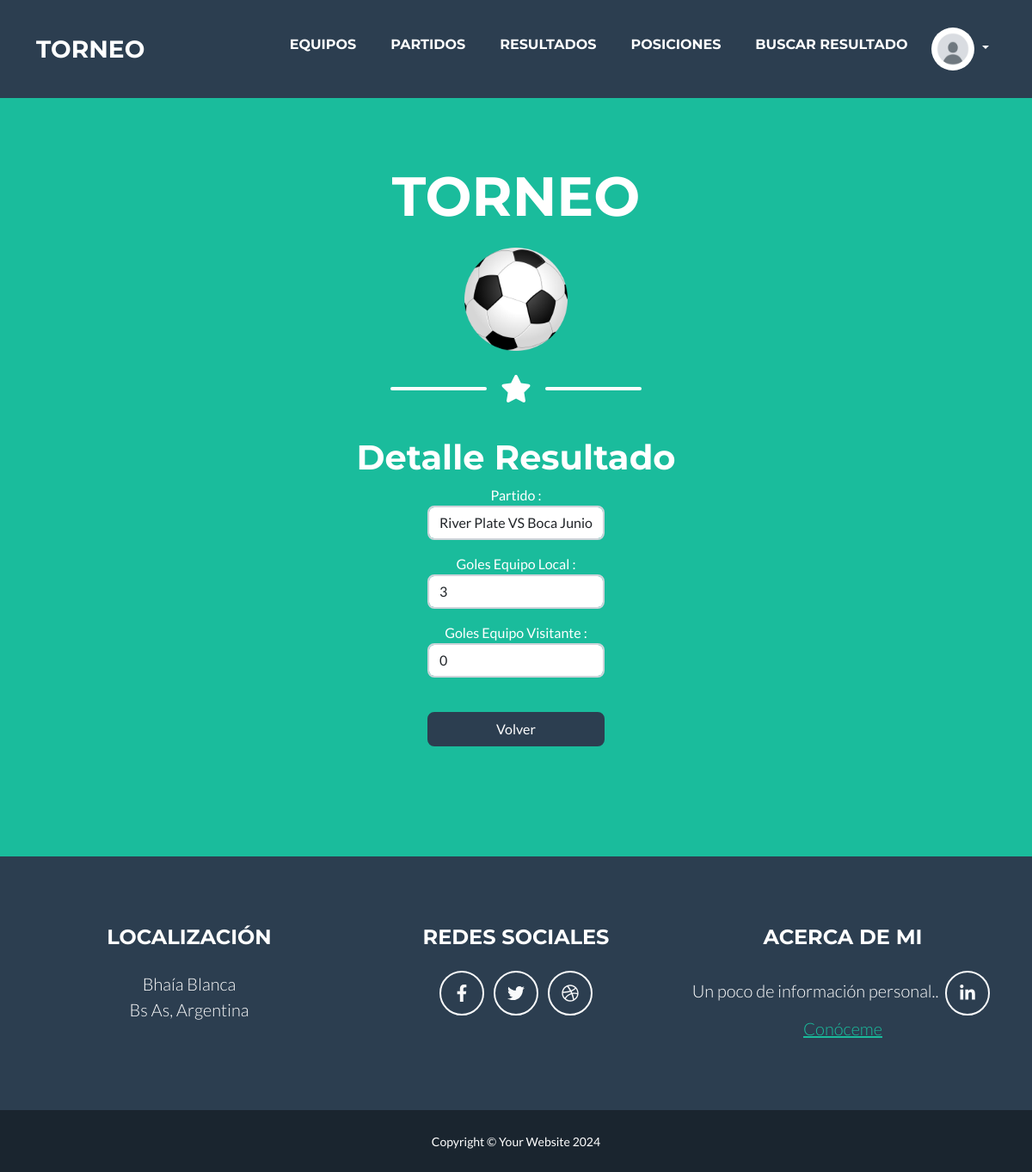
Before: /App/ver_resultado/1 with the older database file.
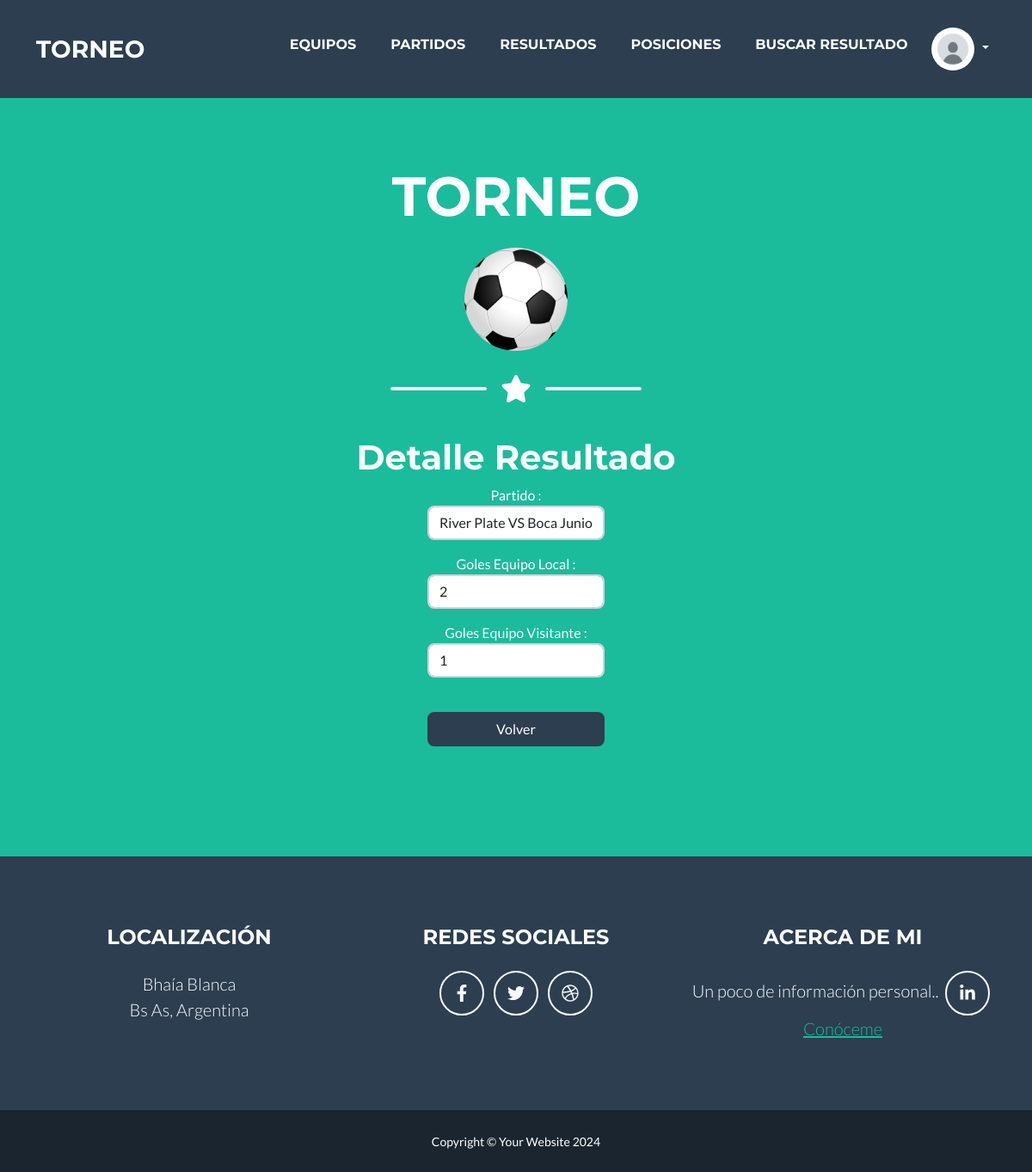
After: the same page with the newer database file.
### App/models.py (models this page shows, shortened)
class Resultados(models.Model):
    partido = models.ForeignKey(Partidos, on_delete=models.SET_NULL, null=True)
    equipo_local = models.IntegerField()
    equipo_visitante = models.IntegerField()

class Partidos(models.Model):
    equipo_local = models.ForeignKey(Equipos, name="equipo_local", on_delete=models.SET_NULL, null=True, related_name='equipo_local')
    equipo_visitante = models.ForeignKey(Equipos, name="equipo_visitante", on_delete=models.SET_NULL, null=True, related_name='equipo_visitante')
    fecha = models.DateField()
    hora = models.TimeField()
    def __str__(self):
        return f"{self.equipo_local} VS {self.equipo_visitante}"

class Equipos(models.Model):
    nombre = models.CharField(max_length=30)
    fechafundacion = models.DateField()
    def __str__(self):
        return f"{self.nombre}"

### App/views.py (the view)
# urls.py: path('ver_resultado/<int:pk>', ver_resultado, name="ver_resultado"),
def ver_resultado(request, pk):
    resultado = Resultados.objects.filter(id__iexact=pk)[0]
    info = {
        "resultado" : resultado
    }
    return render(request, "Resultados/ver_resultado.html", info)

### App/templates/Resultados/ver_resultado.html
{% extends "home.html" %}
{% block section %}
    <h1>Detalle Resultado</h1>
    <p>
        Partido : <input name="equipo_local" value="{{ resultado.partido }}" class="form-control" readonly>
    </p>
    <p>
        Goles Equipo Local : <input type="number" value="{{ resultado.equipo_local }}" class="form-control" readonly>
    </p>
    <p>
        Goles Equipo Visitante : <input type="number" value="{{ resultado.equipo_visitante }}" class="form-control" readonly>
    </p>
    <br>
    <p>
        <a href="{% url 'resultados' %}">
            <input value="Volver" class="btn btn-secondary">
        </a>
    </p>
{% endblock %}

Changed rows visible on the page:
changed Resultados "River Plate VS Boca Junior": equipo_local "3" → "2"; equipo_visitante "0" → "1"
